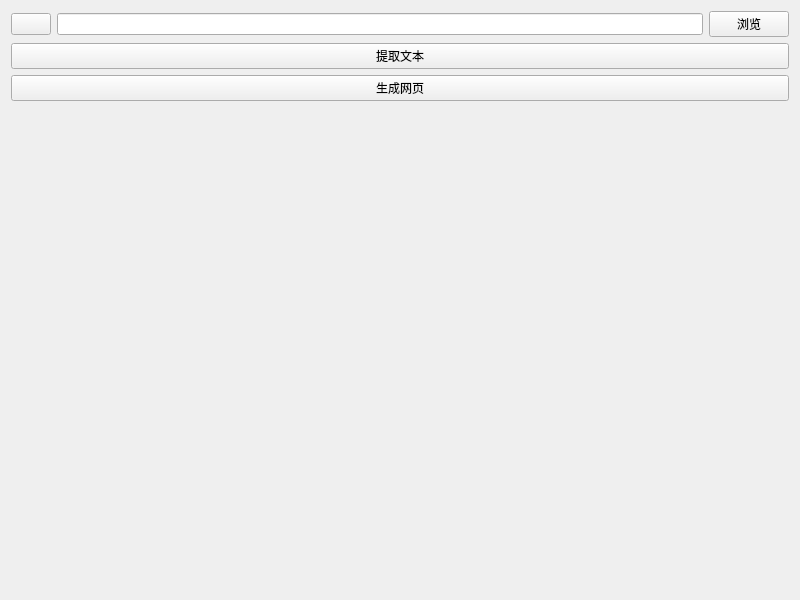
<?xml version="1.0" encoding="UTF-8"?>
<ui version="4.0">
 <class>Web</class>
 <widget class="QWidget" name="Web">
  <property name="geometry">
   <rect>
    <x>0</x>
    <y>0</y>
    <width>800</width>
    <height>600</height>
   </rect>
  </property>
  <property name="windowTitle">
   <string>Form</string>
  </property>
  <layout class="QGridLayout" name="gridLayout_2">
   <item row="3" column="0">
    <spacer name="verticalSpacer">
     <property name="orientation">
      <enum>Qt::Vertical</enum>
     </property>
     <property name="sizeHint" stdset="0">
      <size>
       <width>20</width>
       <height>509</height>
      </size>
     </property>
    </spacer>
   </item>
   <item row="1" column="0">
    <widget class="PushButton" name="PushButton_get_text">
     <property name="text">
      <string>提取文本</string>
     </property>
    </widget>
   </item>
   <item row="0" column="0">
    <layout class="QGridLayout" name="gridLayout">
     <item row="0" column="2">
      <widget class="PushButton" name="PushButton_choose_file">
       <property name="text">
        <string>浏览</string>
       </property>
      </widget>
     </item>
     <item row="0" column="1">
      <widget class="LineEdit" name="LineEdit_url_or_html"/>
     </item>
     <item row="0" column="0">
      <widget class="ComboBox" name="ComboBox_where"/>
     </item>
    </layout>
   </item>
   <item row="2" column="0">
    <widget class="PushButton" name="PushButton_make_html">
     <property name="text">
      <string>生成网页</string>
     </property>
    </widget>
   </item>
  </layout>
 </widget>
 <customwidgets>
  <customwidget>
   <class>ComboBox</class>
   <extends>QPushButton</extends>
   <header>qfluentwidgets</header>
  </customwidget>
  <customwidget>
   <class>PushButton</class>
   <extends>QPushButton</extends>
   <header>qfluentwidgets</header>
  </customwidget>
  <customwidget>
   <class>LineEdit</class>
   <extends>QLineEdit</extends>
   <header>qfluentwidgets</header>
  </customwidget>
 </customwidgets>
 <resources/>
 <connections/>
</ui>
